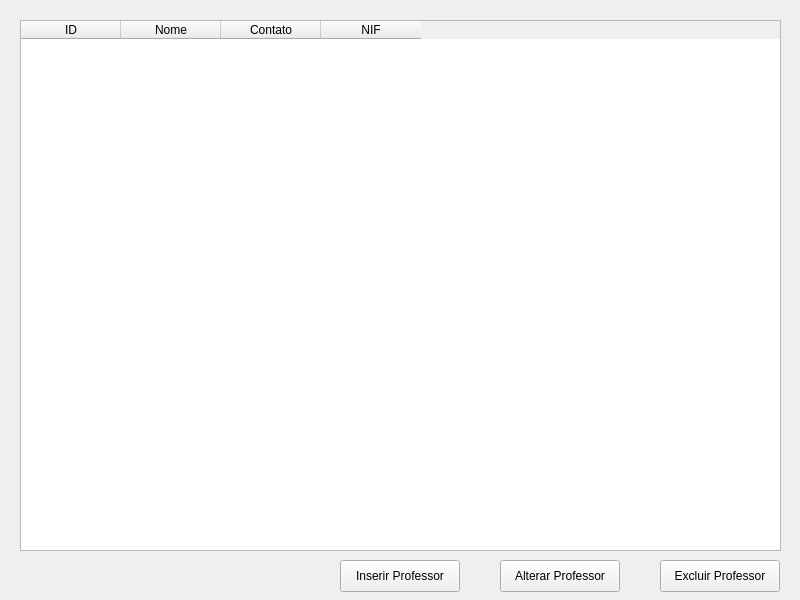
<?xml version="1.0" encoding="UTF-8"?>
<ui version="4.0">
 <class>MainWindow</class>
 <widget class="QMainWindow" name="MainWindow">
  <property name="geometry">
   <rect>
    <x>0</x>
    <y>0</y>
    <width>800</width>
    <height>600</height>
   </rect>
  </property>
  <property name="windowTitle">
   <string>Professores</string>
  </property>
  <widget class="QWidget" name="centralwidget">
   <widget class="QTableWidget" name="tableProfessores">
    <property name="geometry">
     <rect>
      <x>20</x>
      <y>20</y>
      <width>761</width>
      <height>531</height>
     </rect>
    </property>
    <column>
     <property name="text">
      <string>ID</string>
     </property>
    </column>
    <column>
     <property name="text">
      <string>Nome</string>
     </property>
    </column>
    <column>
     <property name="text">
      <string>Contato</string>
     </property>
    </column>
    <column>
     <property name="text">
      <string>NIF</string>
     </property>
    </column>
   </widget>
   <widget class="QPushButton" name="btnInserirProfessor">
    <property name="geometry">
     <rect>
      <x>340</x>
      <y>560</y>
      <width>120</width>
      <height>32</height>
     </rect>
    </property>
    <property name="text">
     <string>Inserir Professor</string>
    </property>
   </widget>
   <widget class="QPushButton" name="btnAlterarProfessor">
    <property name="geometry">
     <rect>
      <x>500</x>
      <y>560</y>
      <width>120</width>
      <height>32</height>
     </rect>
    </property>
    <property name="text">
     <string>Alterar Professor</string>
    </property>
   </widget>
   <widget class="QPushButton" name="btnExcluirProfessor">
    <property name="geometry">
     <rect>
      <x>660</x>
      <y>560</y>
      <width>120</width>
      <height>32</height>
     </rect>
    </property>
    <property name="text">
     <string>Excluir Professor</string>
    </property>
   </widget>
  </widget>
 </widget>
 <resources/>
 <connections/>
</ui>
